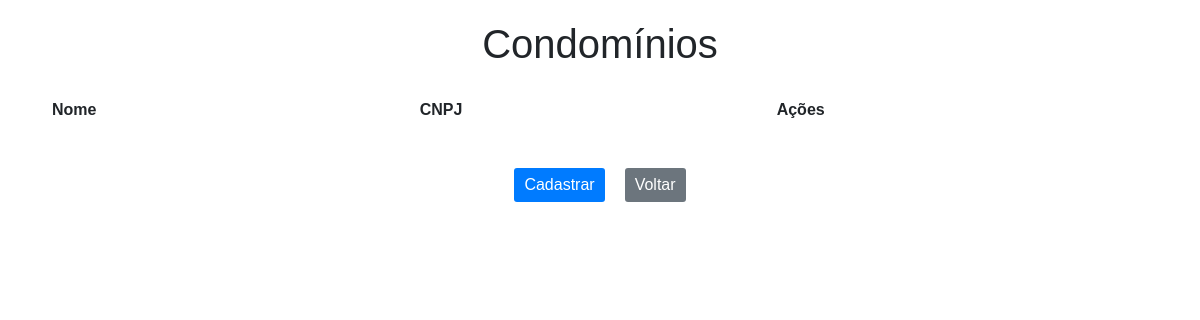
Page /condo/manut_condominio on the earlier database version.
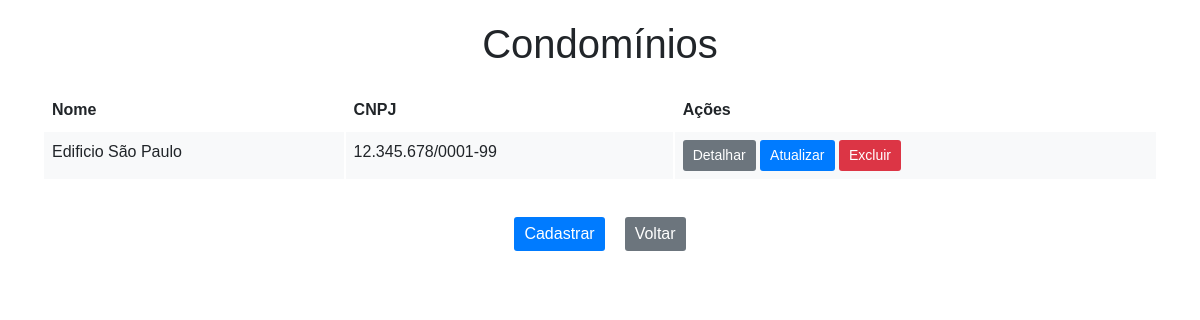
Same page on the later database version.
### condo_app/models.py (models this page shows, shortened)
class Condominio(models.Model):
    nome = models.CharField(max_length=200, default="")
    cnpj = models.CharField(max_length=19, default="", unique=True)
    endereco = models.CharField(max_length=200, default="")
    cep = models.CharField(max_length=9, default="")
    num_blocos = models.IntegerField(default=1)
    num_aptos = models.IntegerField(default=1)

### condo_app/views.py (the view)
# urls.py: path('manut_condominio', views.CondominioListView.as_view(), name='manut_condominio'),
class CondominioListView(ListView):
    model = Condominio
    template_name = 'manut_condominio.html'
    context_object_name = 'object_list'

### condo_app/templates/manut_condominio.html (shortened to what this page needs)
<!DOCTYPE html>
<html lang="pt-br">
<head>
    <link href="https://cdn.jsdelivr.net/npm/bootstrap@5.0.2/dist/css/bootstrap.min.css" rel="stylesheet">
</head>
<body>
    <h1>Condomínios</h1>
    <div class="container">
        <table class="table">
            <thead>
                <tr>
                    <th>Nome</th>
                    <th>CNPJ</th>
                    <th>Ações</th>
                </tr>
            </thead>
            <tbody>
                {% for condominio in object_list %}
                <tr class="{% cycle 'odd' 'even' %}">
                    <td>{{ condominio.nome }}</td>
                    <td>{{ condominio.cnpj }}</td>
                    <td>
                        <a href="{% url 'condo_app:detalhe_condominio' condominio.pk %}" class="btn btn-secondary btn-sm">Detalhar</a>
                        <a href="{% url 'condo_app:atualiza_condominio' condominio.pk %}" class="btn btn-primary btn-sm">Atualizar</a>
                        <a href="{% url 'condo_app:excluir_condominio' condominio.pk %}" class="btn btn-danger btn-sm">Excluir</a>
                    </td>
                </tr>
                {% endfor %}
            </tbody>
        </table>
        <div class="button-container">
            <a href="novo_condominio" class="btn btn-primary">Cadastrar</button>
            <a href="{% url 'condo_app:index' %}" class="btn btn-secondary">Voltar</a>
        </div>
    </div>
</body>
</html>

Differences in the rows shown:
added Condominio: nome "Edificio São Paulo", cnpj "12.345.678/0001-99"
